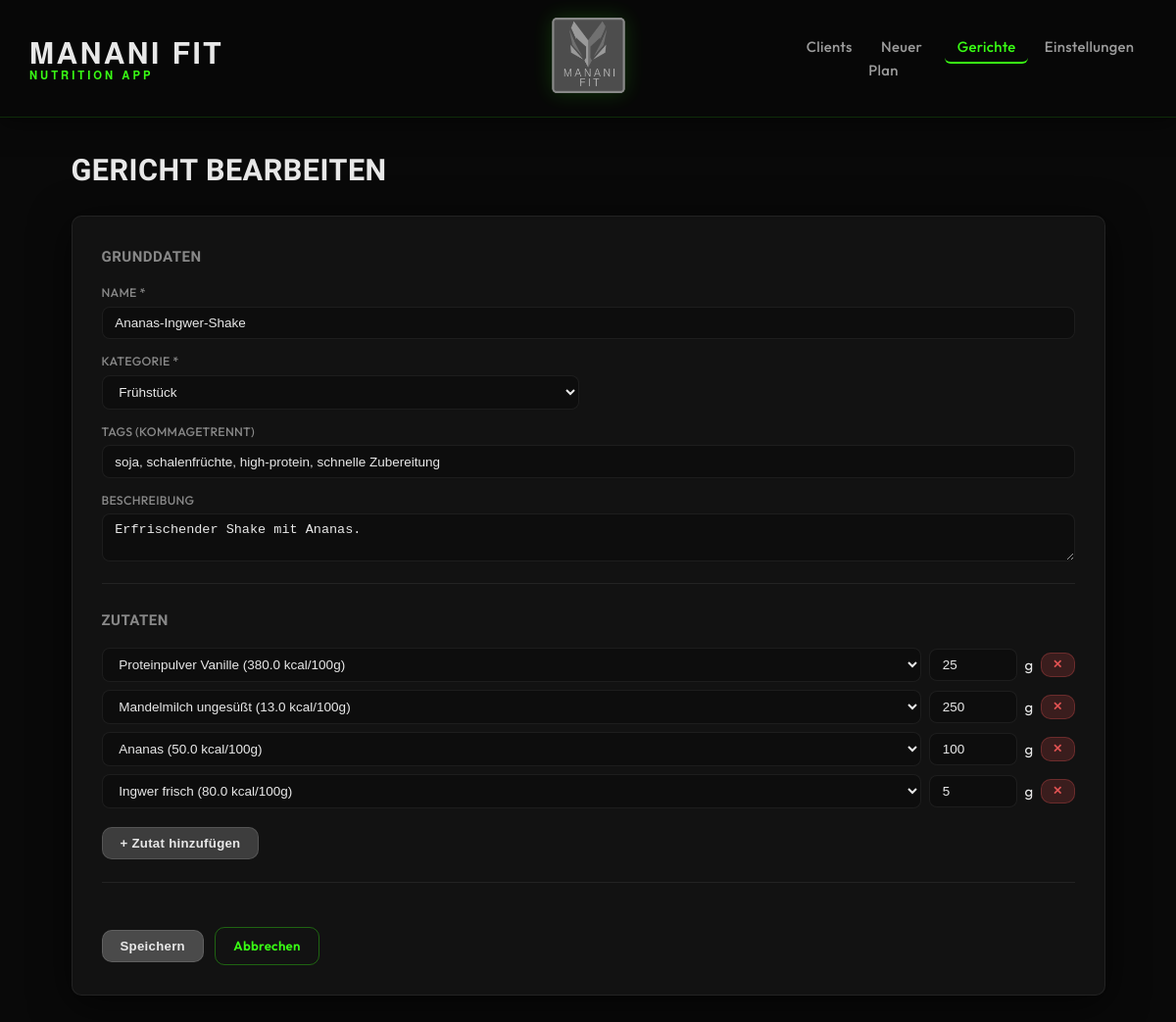
/dishes/56/edit, run on the app's committed database.
### models.py (models this page shows, shortened)
class Dish(db.Model):
    __tablename__ = "dishes"
    __allow_unmapped__ = True
    id: int = db.Column(db.Integer, primary_key=True)
    name: str = db.Column(db.String(200), nullable=False)
    category: str = db.Column(db.String(30), nullable=False)
    description: str | None = db.Column(db.Text)
    tags: str = db.Column(db.Text, default="[]")
    is_custom: bool = db.Column(db.Boolean, default=False)
    is_active: bool = db.Column(db.Boolean, default=True)
    dish_ingredients = db.relationship(
        "DishIngredient",
        back_populates="dish",
        cascade="all, delete-orphan",
    )
    def get_tags(self) -> list[str]:
        return json.loads(self.tags or "[]")

class DishIngredient(db.Model):
    __tablename__ = "dish_ingredients"
    __allow_unmapped__ = True
    id: int = db.Column(db.Integer, primary_key=True)
    dish_id: int = db.Column(db.Integer, db.ForeignKey("dishes.id"), nullable=False)
    food_item_id: int = db.Column(
        db.Integer, db.ForeignKey("food_items.id"), nullable=False
    )
    base_amount_g: float = db.Column(db.Float, nullable=False)
    dish = db.relationship("Dish", back_populates="dish_ingredients")
    food_item = db.relationship("FoodItem")

class FoodItem(db.Model):
    __tablename__ = "food_items"
    __allow_unmapped__ = True
    id: int = db.Column(db.Integer, primary_key=True)
    name: str = db.Column(db.String(200), nullable=False)
    kcal_per_100g: float = db.Column(db.Float, nullable=False)
    protein_per_100g: float = db.Column(db.Float, nullable=False, default=0.0)
    carbs_per_100g: float = db.Column(db.Float, nullable=False, default=0.0)
    fat_per_100g: float = db.Column(db.Float, nullable=False, default=0.0)
    allergens: str = db.Column(db.Text, default="[]")
    is_supplement: bool = db.Column(db.Boolean, default=False)
    is_active: bool = db.Column(db.Boolean, default=True)

### app.py (the view)
    @app.route("/dishes/<int:dish_id>/edit", methods=["GET", "POST"])
    def dishes_edit(dish_id: int):
        dish = Dish.query.get_or_404(dish_id)
        food_items = FoodItem.query.filter_by(is_active=True).order_by(FoodItem.name).all()
        if request.method == "POST":
            _dish_from_form(dish, food_items)
            db.session.commit()
            flash("Gericht aktualisiert.", "success")
            return redirect(url_for("dishes_list"))
        return render_template("dishes/form.html", dish=dish, food_items=food_items)

### templates/dishes/form.html (shortened to what this page needs)
{% extends "base.html" %}
{% block content %}
<div class="page-header">
  <h1>{% if dish %}Gericht bearbeiten{% else %}Neues Gericht{% endif %}</h1>
</div>
<form method="post" class="form-card" id="dish-form">
  <div class="form-section">
    <h2>Grunddaten</h2>
    <div class="form-grid">
      <div class="form-group form-group--full">
        <label for="name">Name *</label>
        <input type="text" id="name" name="name" required
               value="{{ dish.name if dish else '' }}">
      </div>
      <div class="form-group">
        <label for="category">Kategorie *</label>
        <select id="category" name="category" required>
          {% for val, label in [
            ('breakfast','Frühstück'), ('lunch','Mittagessen'),
            ('dinner','Abendessen'), ('snack','Snack'), ('supplement','Supplement')
          ] %}
            <option value="{{ val }}" {% if dish and dish.category == val %}selected{% endif %}>{{ label }}</option>
          {% endfor %}
        </select>
      </div>
      <div class="form-group form-group--full">
        <label for="tags">Tags (kommagetrennt)</label>
        <input type="text" id="tags" name="tags"
               placeholder="z.B. vegetarisch, high-protein, glutenfrei"
               value="{{ dish.get_tags()|join(', ') if dish else '' }}">
      </div>
      <div class="form-group form-group--full">
        <label for="description">Beschreibung</label>
        <textarea id="description" name="description" rows="2">{{ dish.description or '' if dish else '' }}</textarea>
      </div>
    </div>
  </div>
  <div class="form-section">
    <h2>Zutaten</h2>
    <div id="ingredients-list">
      {% if dish %}
        {% for di in dish.dish_ingredients %}
          <div class="ingredient-row">
            <select name="fi_id[]" class="select-food-item">
              {% for fi in food_items %}
                <option value="{{ fi.id }}" {% if fi.id == di.food_item_id %}selected{% endif %}>
                  {{ fi.name }} ({{ fi.kcal_per_100g }} kcal/100g)
                </option>
              {% endfor %}
            </select>
            <input type="number" name="fi_amount[]" value="{{ di.base_amount_g|round|int }}"
                   min="1" max="2000" step="1" style="width:90px"> g
            <button type="button" class="btn btn--sm btn--danger" onclick="this.parentElement.remove()">✕</button>
          </div>
        {% endfor %}
      {% endif %}
    </div>
    <button type="button" class="btn btn--secondary" id="add-ingredient" style="margin-top:.75rem">
      + Zutat hinzufügen
    </button>
  </div>
  <div class="form-actions">
    <button type="submit" class="btn btn--primary">Speichern</button>
    <a href="{{ url_for('dishes_list') }}" class="btn btn--ghost">Abbrechen</a>
  </div>
</form>
{% endblock %}

### static/css/app.css (style rules this page uses)
:root { --primary: #39ff14; --primary-light: #7fff50; --primary-dim: rgba(57,255,20,.12); --bg: #0d0d0d; --surface: rgba(20,20,20,.88); --surface-light: rgba(36,36,36,.92); --border: rgba(255,255,255,.07); --border-hover: rgba(255,255,255,.14); --text: #e8e8e8; --text-muted: #888; --danger: #e05252; --warning: #c9922a; --success: #2ed573; --radius: 10px; --shadow: 0 8px 40px rgba(0,0,0,.65); --shadow-sm: 0 3px 14px rgba(0,0,0,.4); --nav-h: 120px; }
*, *::before, *::after { box-sizing: border-box; margin: 0; padding: 0; }
html { font-size: 15px; }
body { font-family: 'Outfit', system-ui, sans-serif; background-color: var(--bg); background-image: url('/static/uploads/trainings_plan_logos.png'); background-size: cover; background-position: center; background-attachment: fixed; color: var(--text); line-height: 1.55; min-height: 100vh; position: relative; }
body::before { content: ''; position: fixed; inset: 0; background: rgba(0,0,0,.27); z-index: 0; pointer-events: none; }
a { color: var(--primary); text-decoration: none; }
.page-header { display: flex; align-items: flex-start; justify-content: space-between; gap: 1rem; margin-bottom: 1.5rem; flex-wrap: wrap; }
.page-header h1 { font-family: 'Barlow Semi Condensed', sans-serif; font-size: 2.04rem; font-weight: 700; letter-spacing: .5px; color: var(--text); text-transform: uppercase; }
.btn { display: inline-flex; align-items: center; gap: .35rem; padding: .55rem 1.2rem; border-radius: var(--radius); border: 1px solid rgba(255,255,255,.12); cursor: pointer; font-size: .88rem; font-weight: 600; font-family: 'Outfit', inherit; letter-spacing: .3px; transition: background .2s ease, color .2s ease, border-color .2s ease, box-shadow .2s ease; text-decoration: none !important; white-space: nowrap; background: #3a3a3a; color: var(--text); }
.btn--primary { background: #4a4a4a; color: var(--text); }
.btn--secondary { background: #3d3d3d; color: var(--text); }
.btn--danger { background: rgba(224,82,82,.2); color: var(--danger); border-color: rgba(224,82,82,.3); }
.btn--ghost { background: transparent; color: var(--primary); border: 1px solid rgba(57,255,20,.35); }
.btn--sm { padding: .32rem .75rem; font-size: .8rem; }
.form-card { background: var(--surface); border: 1px solid var(--border); border-radius: var(--radius); padding: 2rem; box-shadow: var(--shadow); backdrop-filter: blur(14px); -webkit-backdrop-filter: blur(14px); }
.form-section { margin-bottom: 1.75rem; padding-bottom: 1.5rem; border-bottom: 1px solid var(--border); }
.form-section h2 { font-family: 'Barlow Semi Condensed', sans-serif; font-size: 1rem; font-weight: 700; letter-spacing: .5px; text-transform: uppercase; color: var(--text-muted); margin-bottom: 1rem; }
.form-grid { display: grid; grid-template-columns: 1fr 1fr; gap: .85rem 1.25rem; }
.form-group { display: flex; flex-direction: column; gap: .3rem; }
.form-group--full { grid-column: 1 / -1; }
label { font-size: .82rem; font-weight: 500; letter-spacing: .3px; text-transform: uppercase; color: var(--text-muted); }
input[type="text"], input[type="email"], input[type="number"], input[type="date"], input[type="file"], select, textarea { border: 1px solid var(--border); border-radius: 8px; padding: .55rem .85rem; font-size: .9rem; font-family: 'Outfit', inherit; color: var(--text); background: rgba(12,12,12,.7); width: 100%; transition: border-color .2s ease, box-shadow .2s ease; }
select option { background: #1a1a1a; color: var(--text); }
.form-actions { display: flex; gap: .75rem; align-items: center; padding-top: 1.25rem; flex-wrap: wrap; }
.ingredient-row { display: flex; gap: .5rem; align-items: center; margin-bottom: .5rem; flex-wrap: wrap; }
.ingredient-row select { flex: 1; min-width: 0; }

### data on the page
Dish: name "Ananas-Ingwer-Shake", category "Frühstück", tags "soja, schalenfrüchte, high-protein, schnelle Zubereitung", description "Erfrischender Shake mit Ananas."
DishIngredient: food_item.name "Proteinpulver Vanille (380.0 kcal/100g)", base_amount_g "25"
DishIngredient: food_item.name "Mandelmilch ungesüßt (13.0 kcal/100g)", base_amount_g "250"
DishIngredient: food_item.name "Ananas (50.0 kcal/100g)", base_amount_g "100"
DishIngredient: food_item.name "Ingwer frisch (80.0 kcal/100g)", base_amount_g "5"
